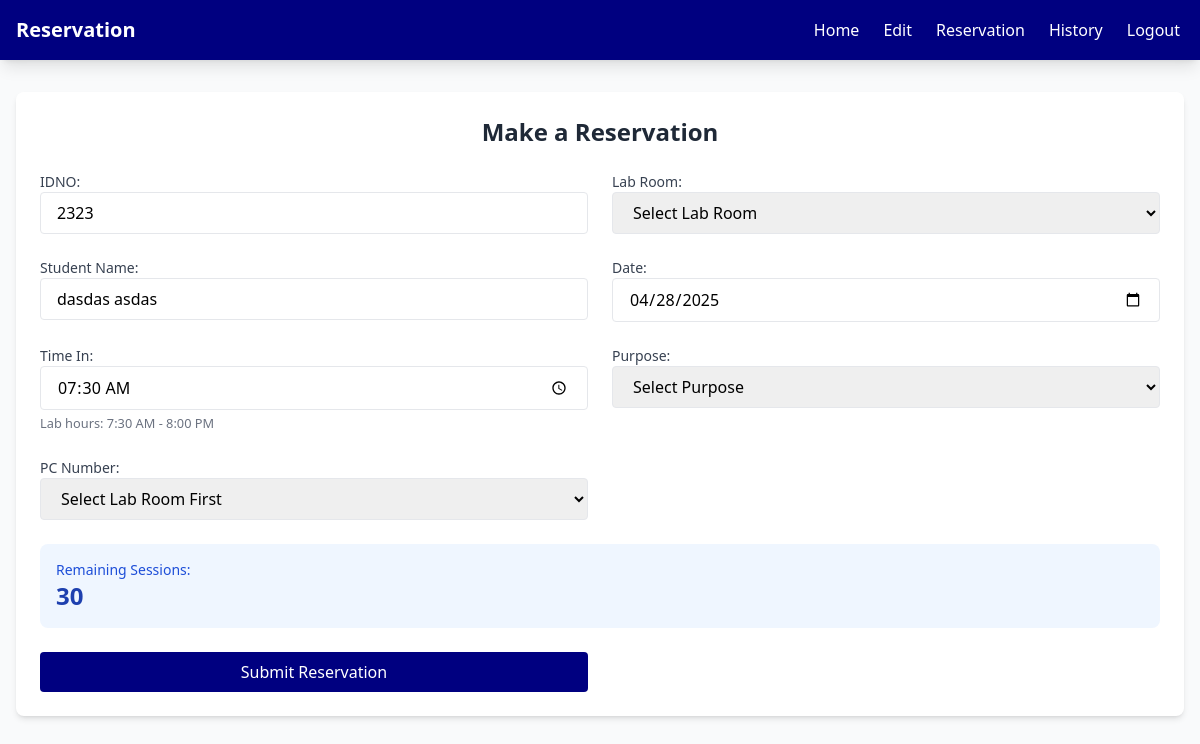
Page /reservation.php (signed in) on the earlier database version.
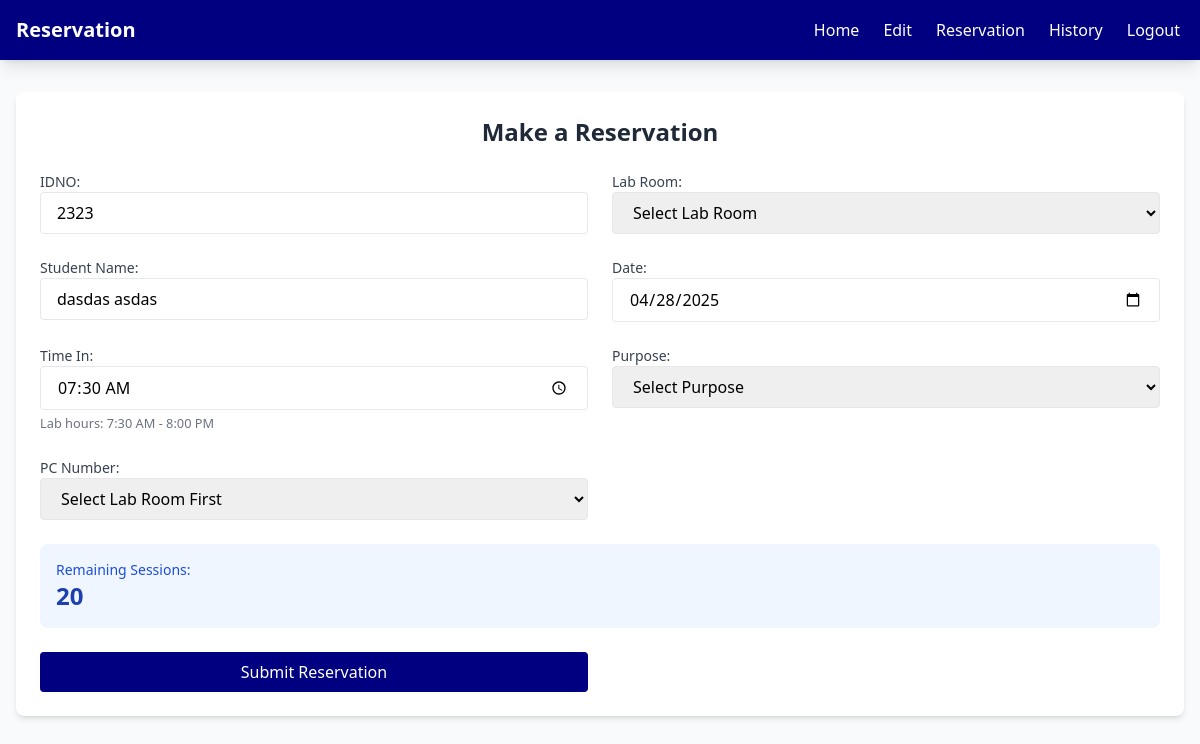
Same page on the later database version.
### tables this page shows
CREATE TABLE `student_session` (
  `id_number` int(11) NOT NULL,
  `remaining_sessions` int(11) NOT NULL DEFAULT 30
);

### reservation.php (the view, shortened to what this page needs)
<?php
include 'header.php';
$servername = "localhost";
$username = "root";
$password = "";
$database = "users";
$conn = new mysqli($servername, $username, $password, $database);
$idno = $_SESSION['IDNO'];
$sql = "SELECT remaining_sessions FROM student_session WHERE id_number = ?";
$stmt = $conn->prepare($sql);
$stmt->bind_param("s", $idno);
$stmt->execute();
$result = $stmt->get_result();
$sessions = $result->fetch_assoc();
if (!$sessions) {
    $sql = "INSERT INTO student_session (id_number, remaining_sessions) VALUES (?, 30)";
    $stmt = $conn->prepare($sql);
    $stmt->bind_param("s", $idno);
    $stmt->execute();
    $remainingSessions = 30;
} else {
    $remainingSessions = $sessions['remaining_sessions'];
}
$studentName = $_SESSION['firstname'] . ' ' . $_SESSION['lastname'];
?>
<nav class="bg-primary shadow-lg">
    <div class="max-w-7xl mx-auto px-4">
    <div class="flex justify-between items-center">
    <span class="text-white text-xl font-bold py-4">Reservation</span>
            <div class="flex space-x-4">
                <div class="hidden md:flex items-center space-x-4">
                    <a href="index.php" class="nav-link text-white hover:text-gray-200">Home</a>
                    <a href="edit_profile.php" class="nav-link text-white hover:text-gray-200">Edit</a>
                    <a href="reservation.php" class="nav-link text-white hover:text-gray-200">Reservation</a>
                    <a href="history.php" class="nav-link text-white hover:text-gray-200">History</a>
                    <a href="login.php" class="nav-link text-white hover:text-gray-200">Logout</a>
                </div>
            </div>
        </div>
    </div>
</nav>
<div class="max-w-7xl mx-auto px-4 py-8">
    <div class="bg-white rounded-lg shadow-md p-6 slide-in-top">
        <h2 class="text-2xl font-bold text-center text-gray-800 mb-6">Make a Reservation</h2>
        <form action="reservation.php" method="post" class="space-y-6">
            <div class="grid grid-cols-1 md:grid-cols-2 gap-6">
                <div>
                    <label class="block text-sm font-medium text-gray-700">IDNO: </label>
                    <input type="text" name="idno" class="form-control" value="<?php echo htmlspecialchars($idno); ?>" readonly>
                </div>
                <div>
                    <label class="block text-sm font-medium text-gray-700">Lab Room: </label>
                    <select name="lab_room" class="form-control" required id="lab_room">
                        <option value="">Select Lab Room</option>
                    </select>
                </div>
                <div>
                    <label class="block text-sm font-medium text-gray-700">Student Name: </label>
                    <input type="text" name="student_name" class="form-control" value="<?php echo htmlspecialchars($studentName); ?>" readonly>
                </div>
                <div>
                    <label class="block text-sm font-medium text-gray-700">Date: </label>
                    <input type="date" name="date" class="form-control" required id="date">
                </div>
                <div>
                    <label class="block text-sm font-medium text-gray-700">Time In: </label>
                    <input type="time"
                           name="time_in"
                           class="form-control"
                           id="time_in"
                           min="07:30"
                           max="20:00"
                           value="07:30"
                           required>
                    <small class="text-gray-500">Lab hours: 7:30 AM - 8:00 PM</small>
                </div>
                <div>
                    <label class="block text-sm font-medium text-gray-700">Purpose: </label>
                    <select name="purpose" class="form-control" required>
                        <option value="">Select Purpose</option>
                    </select>
                </div>
                <div>
                    <label class="block text-sm font-medium text-gray-700">PC Number: </label>
                    <select name="pc_number" class="form-control" required id="pc_select">
                        <option value="">Select Lab Room First</option>
                    </select>
                </div>
                <div class="bg-blue-50 p-4 rounded-lg col-span-2">
                    <label class="block text-sm font-medium text-blue-700">Remaining Sessions: </label>
                    <p class="text-2xl font-bold text-blue-800"><?php echo $remainingSessions; ?></p>
                </div>
                <button type="submit" class="w-full btn-primary"
                        <?php echo $remainingSessions <= 0 ? 'disabled' : ''; ?>
                        name="submit_reservation">
                    <?php echo $remainingSessions <= 0 ? 'No Sessions Available' : 'Submit Reservation'; ?>
                </button>
            </div>
        </form>
    </div>
</div>

Differences in the rows shown:
changed student_session: remaining_sessions "30" → "20"
